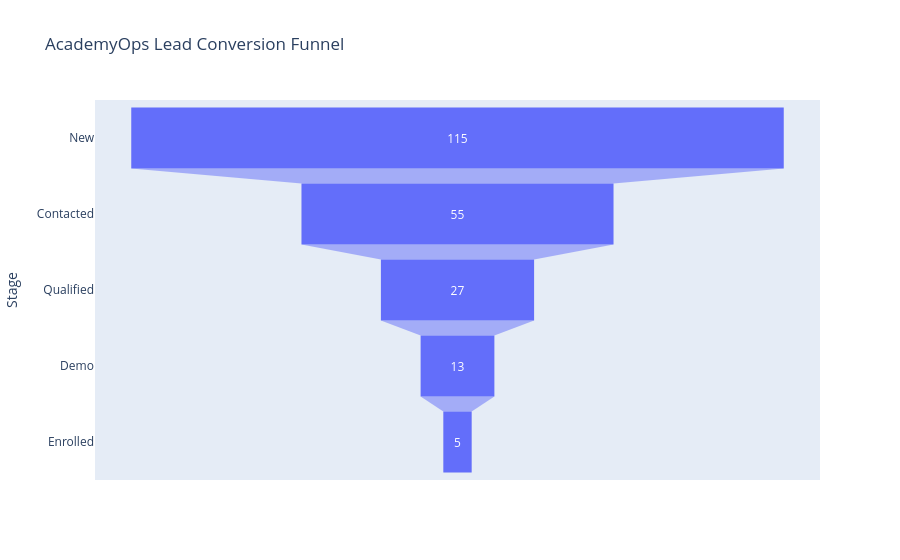
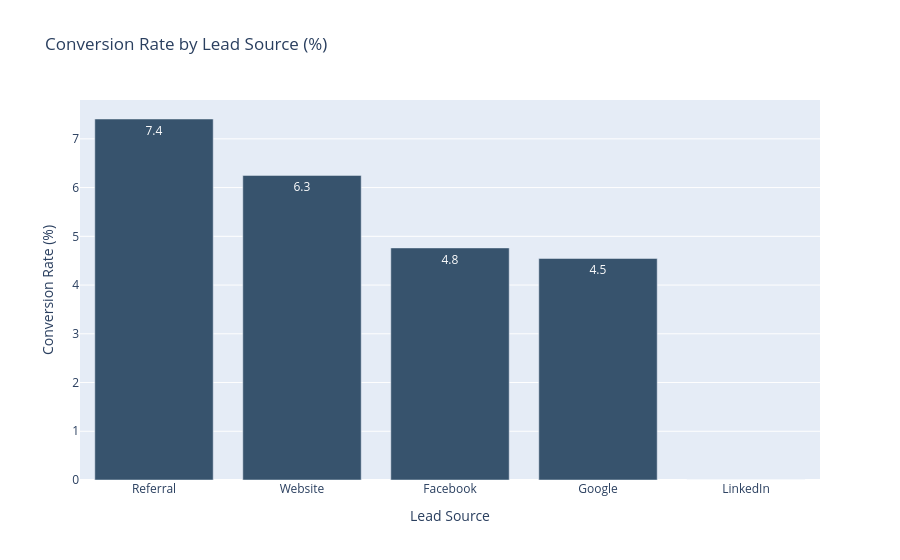

Notebook source saved alongside these figures, in order:
### Code cell
import plotly.express as px
import pandas as pd

# --- 1. The Funnel Chart ---
# We use the cumulative_counts dictionary we created in Phase 2
funnel_data = pd.DataFrame({
    'Stage': list(cumulative_counts.keys()),
    'Leads': list(cumulative_counts.values())
})

fig_funnel = px.funnel(
    funnel_data, 
    x='Leads', 
    y='Stage', 
    title='AcademyOps Lead Conversion Funnel'
)
fig_funnel.show()

# --- 2. The Source Comparison Chart ---
# We use the source_stats DataFrame we created in Phase 3
fig_bar = px.bar(
    source_stats.sort_values('conversion_rate', ascending=False), 
    x='source', 
    y='conversion_rate', 
    title='Conversion Rate by Lead Source (%)',
    labels={'source': 'Lead Source', 'conversion_rate': 'Conversion Rate (%)'},
    text_auto='.1f' # This displays the exact percentage on top of the bars
)

# Optional: Add a distinct color to the bars for better presentation
fig_bar.update_traces(marker_color='rgb(55, 83, 109)')
fig_bar.show()

### Figure 1 — Plotly figure (JSON) as saved in the notebook; plotly's stock layout.template omitted (floating-point values rounded to 4 significant figures)
{"data": [{"hovertemplate": "Leads=%{x}<br>Stage=%{y}<extra></extra>", "legendgroup": "", "marker": {"color": "#636efa"}, "name": "", "orientation": "h", "showlegend": false, "type": "funnel", "x": [115, 55, 27, 13, 5], "xaxis": "x", "y": ["New", "Contacted", "Qualified", "Demo", "Enrolled"], "yaxis": "y"}], "layout": {"legend": {"tracegroupgap": 0}, "title": {"text": "AcademyOps Lead Conversion Funnel"}, "xaxis": {"anchor": "y", "domain": [0, 1], "title": {"text": "Leads"}}, "yaxis": {"anchor": "x", "domain": [0, 1], "title": {"text": "Stage"}}}}

### Figure 2 — Plotly figure (JSON) as saved in the notebook; plotly's stock layout.template omitted (floating-point values rounded to 4 significant figures)
{"data": [{"hovertemplate": "Lead Source=%{x}<br>Conversion Rate (%)=%{y}<extra></extra>", "legendgroup": "", "marker": {"color": "rgb(55, 83, 109)", "pattern": {"shape": ""}}, "name": "", "orientation": "v", "showlegend": false, "textposition": "auto", "texttemplate": "%{y:.1f}", "type": "bar", "x": ["Referral", "Website", "Facebook", "Google", "LinkedIn"], "xaxis": "x", "y": [7.407, 6.25, 4.762, 4.545, 0.0], "yaxis": "y"}], "layout": {"barmode": "relative", "legend": {"tracegroupgap": 0}, "title": {"text": "Conversion Rate by Lead Source (%)"}, "xaxis": {"anchor": "y", "domain": [0, 1], "title": {"text": "Lead Source"}}, "yaxis": {"anchor": "x", "domain": [0, 1], "title": {"text": "Conversion Rate (%)"}}}}
